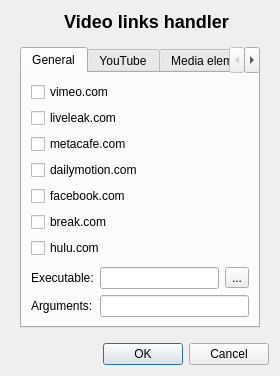
<?xml version="1.0" encoding="UTF-8"?>
<ui version="4.0">
 <class>Videoner_Settings</class>
 <widget class="QDialog" name="Videoner_Settings">
  <property name="geometry">
   <rect>
    <x>0</x>
    <y>0</y>
    <width>280</width>
    <height>376</height>
   </rect>
  </property>
  <property name="windowTitle">
   <string>Videoner Settings</string>
  </property>
  <layout class="QGridLayout" name="gridLayout">
   <item row="1" column="1">
    <widget class="QStackedWidget" name="stackedWidget">
     <property name="focusPolicy">
      <enum>Qt::NoFocus</enum>
     </property>
     <property name="currentIndex">
      <number>0</number>
     </property>
     <widget class="QWidget" name="settingsPage">
      <layout class="QGridLayout" name="gridLayout_4">
       <item row="0" column="0">
        <widget class="QTabWidget" name="tabWidget">
         <property name="currentIndex">
          <number>0</number>
         </property>
         <widget class="QWidget" name="tab1">
          <attribute name="title">
           <string>General</string>
          </attribute>
          <layout class="QGridLayout" name="gridLayout_3">
           <item row="2" column="0">
            <layout class="QFormLayout" name="formLayout_1">
             <property name="fieldGrowthPolicy">
              <enum>QFormLayout::AllNonFixedFieldsGrow</enum>
             </property>
             <item row="1" column="0">
              <widget class="QLabel" name="labelArgs">
               <property name="text">
                <string>Arguments:</string>
               </property>
              </widget>
             </item>
             <item row="1" column="1">
              <widget class="QLineEdit" name="extExeArgs"/>
             </item>
             <item row="0" column="1">
              <layout class="QHBoxLayout" name="horizontalLayout_1">
               <item>
                <widget class="QLineEdit" name="extExe"/>
               </item>
               <item>
                <widget class="QToolButton" name="chooseExtView">
                 <property name="text">
                  <string notr="true">...</string>
                 </property>
                </widget>
               </item>
              </layout>
             </item>
             <item row="0" column="0">
              <widget class="QLabel" name="labelExe">
               <property name="text">
                <string>Executable:</string>
               </property>
              </widget>
             </item>
            </layout>
           </item>
           <item row="0" column="0">
            <layout class="QGridLayout" name="gridLayout_2">
             <item row="0" column="0">
              <widget class="QCheckBox" name="enableVm">
               <property name="text">
                <string notr="true">vimeo.com</string>
               </property>
              </widget>
             </item>
             <item row="1" column="0">
              <widget class="QCheckBox" name="enableLl">
               <property name="text">
                <string notr="true">liveleak.com</string>
               </property>
              </widget>
             </item>
             <item row="2" column="0">
              <widget class="QCheckBox" name="enableMc">
               <property name="text">
                <string notr="true">metacafe.com</string>
               </property>
              </widget>
             </item>
             <item row="3" column="0">
              <widget class="QCheckBox" name="enableDm">
               <property name="text">
                <string notr="true">dailymotion.com</string>
               </property>
              </widget>
             </item>
             <item row="4" column="0">
              <widget class="QCheckBox" name="enableFa">
               <property name="text">
                <string notr="true">facebook.com</string>
               </property>
              </widget>
             </item>
             <item row="5" column="0">
              <widget class="QCheckBox" name="enableBr">
               <property name="text">
                <string notr="true">break.com</string>
               </property>
              </widget>
             </item>
             <item row="6" column="0">
              <widget class="QCheckBox" name="enableHu">
               <property name="text">
                <string notr="true">hulu.com</string>
               </property>
              </widget>
             </item>
            </layout>
           </item>
           <item row="1" column="0">
            <spacer name="verticalSpacer">
             <property name="orientation">
              <enum>Qt::Vertical</enum>
             </property>
             <property name="sizeHint" stdset="0">
              <size>
               <width>20</width>
               <height>40</height>
              </size>
             </property>
            </spacer>
           </item>
          </layout>
         </widget>
         <widget class="QWidget" name="tab2">
          <attribute name="title">
           <string>YouTube</string>
          </attribute>
          <layout class="QGridLayout" name="gridLayout_6">
           <item row="0" column="0">
            <widget class="QCheckBox" name="enableYt">
             <property name="text">
              <string>Enable YouTube support</string>
             </property>
            </widget>
           </item>
           <item row="1" column="0">
            <layout class="QGridLayout" name="YouTubeSettings">
             <item row="0" column="0">
              <widget class="QCheckBox" name="enableSeparateYt">
               <property name="text">
                <string>Use custom external application</string>
               </property>
              </widget>
             </item>
             <item row="1" column="0">
              <spacer name="verticalSpacer_2">
               <property name="orientation">
                <enum>Qt::Vertical</enum>
               </property>
               <property name="sizeHint" stdset="0">
                <size>
                 <width>20</width>
                 <height>40</height>
                </size>
               </property>
              </spacer>
             </item>
             <item row="2" column="0">
              <layout class="QFormLayout" name="specYt">
               <property name="fieldGrowthPolicy">
                <enum>QFormLayout::AllNonFixedFieldsGrow</enum>
               </property>
               <item row="1" column="0">
                <widget class="QLabel" name="labelExeYt">
                 <property name="text">
                  <string>Executable:</string>
                 </property>
                </widget>
               </item>
               <item row="1" column="1">
                <layout class="QHBoxLayout" name="horizontalLayout_2">
                 <item>
                  <widget class="QLineEdit" name="extExeYt"/>
                 </item>
                 <item>
                  <widget class="QToolButton" name="chooseExtViewYt">
                   <property name="text">
                    <string notr="true">...</string>
                   </property>
                  </widget>
                 </item>
                </layout>
               </item>
               <item row="2" column="0">
                <widget class="QLabel" name="labelArgsYt">
                 <property name="text">
                  <string>Arguments:</string>
                 </property>
                </widget>
               </item>
               <item row="2" column="1">
                <widget class="QLineEdit" name="extExeArgsYt"/>
               </item>
              </layout>
             </item>
            </layout>
           </item>
          </layout>
         </widget>
         <widget class="QWidget" name="tab3">
          <attribute name="title">
           <string>Media elements</string>
          </attribute>
          <layout class="QGridLayout" name="gridLayout_5">
           <item row="0" column="0">
            <widget class="QCheckBox" name="enableMed">
             <property name="text">
              <string>Enable media elements support</string>
             </property>
            </widget>
           </item>
           <item row="1" column="0">
            <widget class="QCheckBox" name="enableSepMed">
             <property name="text">
              <string>Use custom external application</string>
             </property>
            </widget>
           </item>
           <item row="2" column="0">
            <spacer name="verticalSpacer_3">
             <property name="orientation">
              <enum>Qt::Vertical</enum>
             </property>
             <property name="sizeHint" stdset="0">
              <size>
               <width>20</width>
               <height>40</height>
              </size>
             </property>
            </spacer>
           </item>
           <item row="3" column="0">
            <layout class="QFormLayout" name="formLayout_2">
             <property name="fieldGrowthPolicy">
              <enum>QFormLayout::AllNonFixedFieldsGrow</enum>
             </property>
             <item row="0" column="0">
              <widget class="QLabel" name="labelExeMed">
               <property name="text">
                <string>Executable:</string>
               </property>
              </widget>
             </item>
             <item row="0" column="1">
              <layout class="QHBoxLayout" name="horizontalLayout_3">
               <item>
                <widget class="QLineEdit" name="extExeMed"/>
               </item>
               <item>
                <widget class="QToolButton" name="chooseExtViewMed">
                 <property name="text">
                  <string notr="true">...</string>
                 </property>
                </widget>
               </item>
              </layout>
             </item>
             <item row="1" column="0">
              <widget class="QLabel" name="labelArgsMed">
               <property name="text">
                <string>Arguments:</string>
               </property>
              </widget>
             </item>
             <item row="1" column="1">
              <widget class="QLineEdit" name="extExeArgsMed"/>
             </item>
            </layout>
           </item>
          </layout>
         </widget>
        </widget>
       </item>
      </layout>
     </widget>
    </widget>
   </item>
   <item row="2" column="1">
    <widget class="QDialogButtonBox" name="buttonBox">
     <property name="orientation">
      <enum>Qt::Horizontal</enum>
     </property>
     <property name="standardButtons">
      <set>QDialogButtonBox::Cancel|QDialogButtonBox::Ok</set>
     </property>
    </widget>
   </item>
   <item row="0" column="1">
    <layout class="QHBoxLayout" name="horizontalLayout">
     <item>
      <spacer name="horizontalSpacer_2">
       <property name="orientation">
        <enum>Qt::Horizontal</enum>
       </property>
       <property name="sizeHint" stdset="0">
        <size>
         <width>40</width>
         <height>20</height>
        </size>
       </property>
      </spacer>
     </item>
     <item>
      <widget class="QLabel" name="label_2">
       <property name="text">
        <string/>
       </property>
       <property name="pixmap">
        <pixmap resource="videoner_res.qrc">:/videoner/data/videoner.png</pixmap>
       </property>
       <property name="alignment">
        <set>Qt::AlignCenter</set>
       </property>
      </widget>
     </item>
     <item>
      <widget class="QLabel" name="label">
       <property name="text">
        <string>&lt;html&gt;&lt;head/&gt;&lt;body&gt;&lt;p&gt;&lt;span style=&quot; font-size:x-large; font-weight:600;&quot;&gt;Video links handler&lt;/span&gt;&lt;/p&gt;&lt;/body&gt;&lt;/html&gt;</string>
       </property>
       <property name="alignment">
        <set>Qt::AlignCenter</set>
       </property>
      </widget>
     </item>
     <item>
      <spacer name="horizontalSpacer_3">
       <property name="orientation">
        <enum>Qt::Horizontal</enum>
       </property>
       <property name="sizeHint" stdset="0">
        <size>
         <width>40</width>
         <height>20</height>
        </size>
       </property>
      </spacer>
     </item>
    </layout>
   </item>
  </layout>
 </widget>
 <resources>
  <include location="videoner_res.qrc"/>
 </resources>
 <connections>
  <connection>
   <sender>buttonBox</sender>
   <signal>accepted()</signal>
   <receiver>Videoner_Settings</receiver>
   <slot>accept()</slot>
   <hints>
    <hint type="sourcelabel">
     <x>248</x>
     <y>254</y>
    </hint>
    <hint type="destinationlabel">
     <x>157</x>
     <y>274</y>
    </hint>
   </hints>
  </connection>
  <connection>
   <sender>buttonBox</sender>
   <signal>rejected()</signal>
   <receiver>Videoner_Settings</receiver>
   <slot>reject()</slot>
   <hints>
    <hint type="sourcelabel">
     <x>316</x>
     <y>260</y>
    </hint>
    <hint type="destinationlabel">
     <x>286</x>
     <y>274</y>
    </hint>
   </hints>
  </connection>
 </connections>
</ui>
